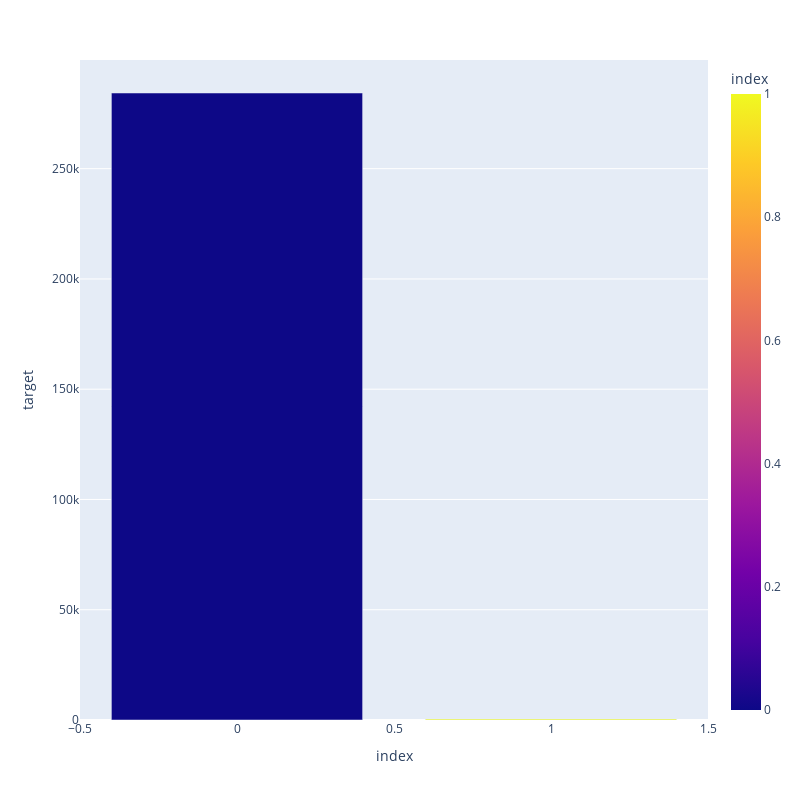

The cell this chart's notebook holds for it:
### Markdown cell above
we have 284,807 credit card transactions in total, of which 492 are fraudulent, with a positive (fraud) label of one. The rest are normal transactions, with a negative (not fraud) label of zero.
We have 30 features to use for anomaly detection—time, amount, and 28 principal components. And, we will split the dataset into a training set (with 190,820 transactions and 330 cases of fraud) and a test set
(with the remaining 93,987 transactions and 162 cases of fraud)

### Code cell
(
df["target"]
.value_counts()
.reset_index()
.plot.bar(x="index", y= "target", color="index", height= 800, width= 800)
 )

### Figure 1 — Plotly figure (JSON) as saved in the notebook; plotly's stock layout.template omitted (floating-point values rounded to 4 significant figures)
{"data": [{"alignmentgroup": "True", "hovertemplate": "index=%{marker.color}<br>target=%{y}<extra></extra>", "legendgroup": "", "marker": {"color": [0, 1], "coloraxis": "coloraxis", "pattern": {"shape": ""}}, "name": "", "offsetgroup": "", "orientation": "v", "showlegend": false, "textposition": "auto", "type": "bar", "x": [0, 1], "xaxis": "x", "y": [284315, 492], "yaxis": "y"}], "layout": {"barmode": "relative", "coloraxis": {"colorbar": {"title": {"text": "index"}}, "colorscale": [[0, "#0d0887"], [0.1111, "#46039f"], [0.2222, "#7201a8"], [0.3333, "#9c179e"], [0.4444, "#bd3786"], [0.5556, "#d8576b"], [0.6667, "#ed7953"], [0.7778, "#fb9f3a"], [0.8889, "#fdca26"], [1, "#f0f921"]]}, "height": 800, "legend": {"tracegroupgap": 0}, "margin": {"t": 60}, "width": 800, "xaxis": {"anchor": "y", "domain": [0, 1], "title": {"text": "index"}}, "yaxis": {"anchor": "x", "domain": [0, 1], "title": {"text": "target"}}}}
